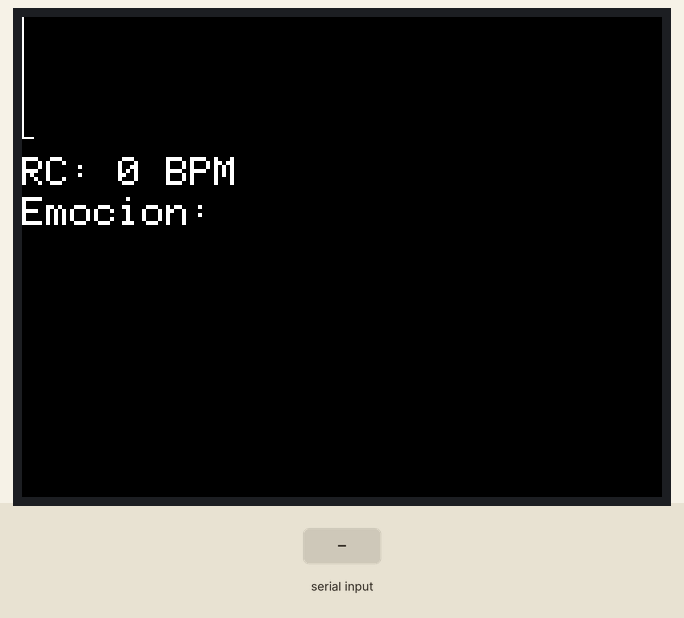
A sketch run on a simulated ESP32. Parts: 320×240 colour display. Inputs (shaded band) come from the test bench.

Above: at 1.4 s.
1.5 s: "90,45\n" received over Serial
At 2.03 s:
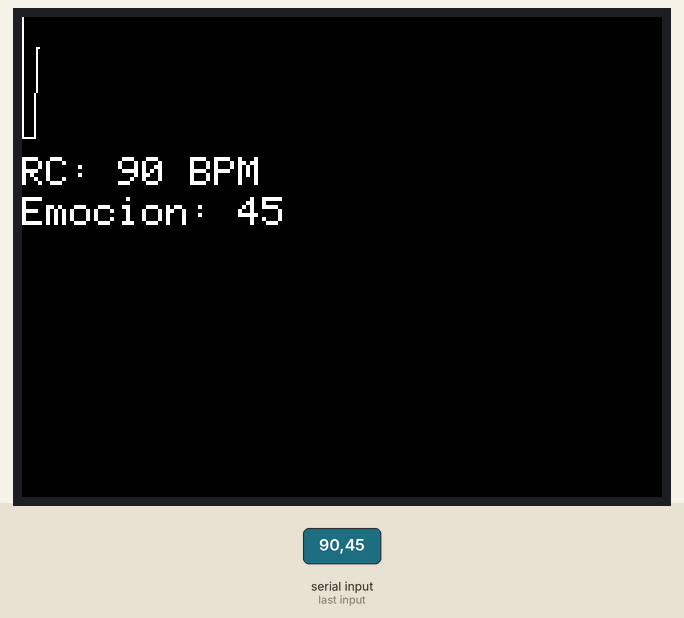
At 27.62 s:
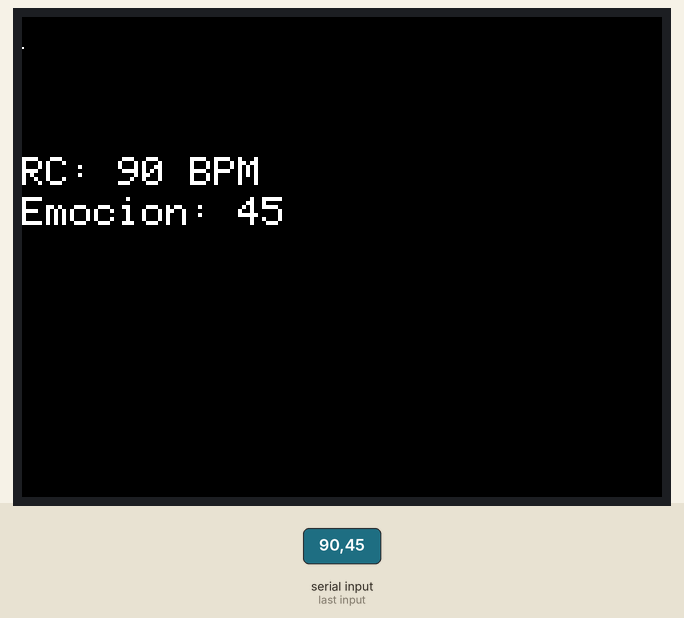

The sketch:

wioMonitor.ino
```cpp
#include <TFT_eSPI.h> // Librería para la pantalla de la Wio Terminal

TFT_eSPI tft = TFT_eSPI(); // Inicialización de la pantalla

// Variables para graficar
int x = 0;
int lastX = 0;
int lastY = 0;

// Variables para almacenar datos recibidos
int ritmoCardiaco = 0;
String emocion = "";

void setup() {
  tft.begin();
  tft.setRotation(3); // Ajustar la orientación de la pantalla
  tft.fillScreen(TFT_BLACK);
  tft.setTextSize(2);
  tft.setTextColor(TFT_WHITE, TFT_BLACK);

  Serial.begin(9600); // Configurar el puerto serial para recibir datos
}

void loop() {
  // Leer datos del puerto serial
  if (Serial.available()) {
    String data = Serial.readStringUntil('\n'); // Leer hasta el carácter de nueva línea
    int commaIndex = data.indexOf(',');
    if (commaIndex > 0) {
      // Separar ritmo cardíaco y emoción
      ritmoCardiaco = data.substring(0, commaIndex).toInt();
      emocion = data.substring(commaIndex + 1);
    }
  }

  // Graficar ritmo cardíaco
  if (x > 127) {
    tft.fillScreen(TFT_BLACK);
    x = 0;
    lastX = 0;
  }

  int y = 60 - (ritmoCardiaco / 2); // Escalar el ritmo cardíaco para el gráfico
  tft.drawLine(lastX, lastY, x, y, TFT_WHITE);
  lastY = y;
  lastX = x;

  // Mostrar ritmo cardíaco y emoción en la pantalla
  tft.fillRect(0, 70, 128, 16, TFT_BLACK);
  tft.setCursor(0, 70);
  tft.print("RC: ");
  tft.print(ritmoCardiaco);
  tft.print(" BPM");

  tft.fillRect(0, 90, 128, 16, TFT_BLACK);
  tft.setCursor(0, 90);
  tft.print("Emocion: ");
  tft.print(emocion);

  x++;
  delay(200); // Frecuencia de actualización
}
```
